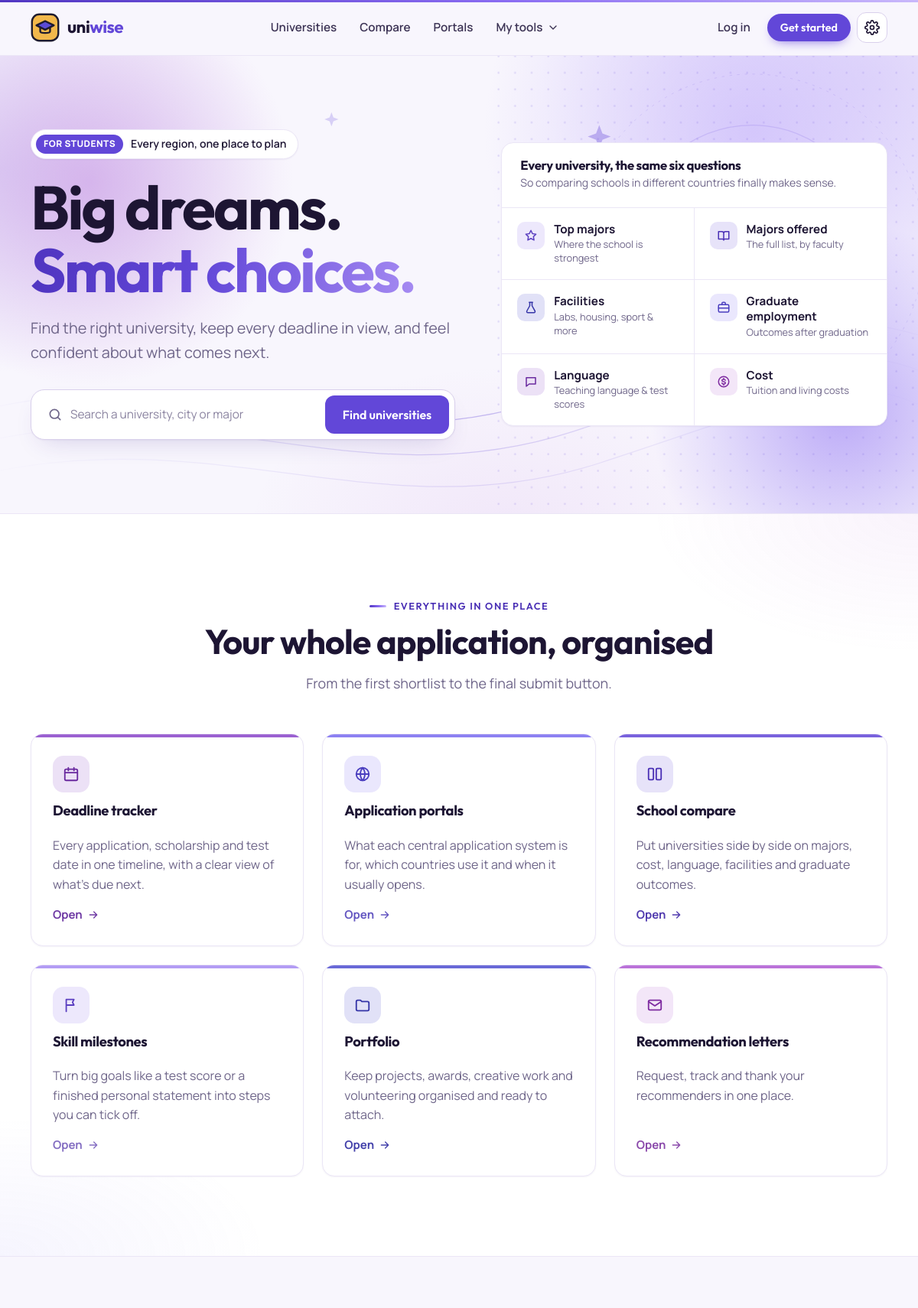
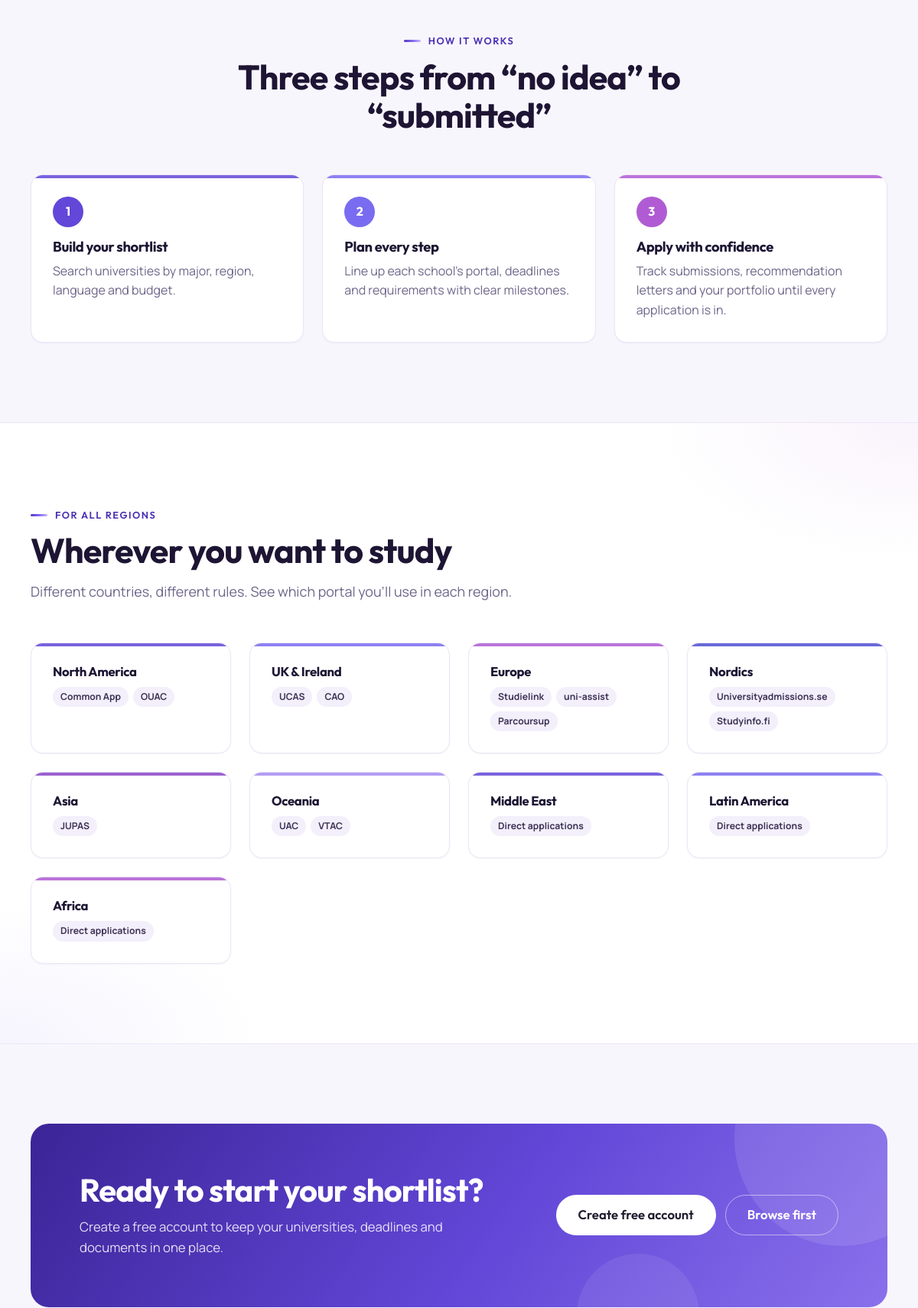
The page / (upper part) on the database its author committed (2 pictures, top to bottom).
### tables this page shows
CREATE TABLE portals (
  id                 SMALLINT UNSIGNED AUTO_INCREMENT PRIMARY KEY,
  region_id          TINYINT UNSIGNED NOT NULL,
  code               VARCHAR(6)   NOT NULL,        
  name               VARCHAR(80)  NOT NULL,
  scope              VARCHAR(120),                 
  description        VARCHAR(300),
  opens              VARCHAR(40),                  
  typical_deadlines  VARCHAR(60),                  
  website            VARCHAR(150),
  sort_order         TINYINT UNSIGNED NOT NULL DEFAULT 0,
  FOREIGN KEY (region_id) REFERENCES regions(id)
);

CREATE TABLE regions (
  id          TINYINT UNSIGNED AUTO_INCREMENT PRIMARY KEY,
  name        VARCHAR(50)  NOT NULL UNIQUE,
  slug        VARCHAR(50)  NOT NULL UNIQUE,       
  sort_order  TINYINT UNSIGNED NOT NULL DEFAULT 0
);

### includes/i18n.php (called while the page is built, shortened)
<?php
function current_lang(): string
{
    $code = $_COOKIE[LANG_COOKIE] ?? 'en';
    return isset(LANGUAGES[$code]) ? $code : 'en';
}
function t(string $text, array $vars = []): string
{
    static $dict = [];
    $lang = current_lang();
    if (!isset($dict[$lang])) {
        $file = __DIR__ . "/../lang/$lang.php";
        $dict[$lang] = ($lang !== 'en' && is_file($file)) ? require $file : [];
    }
    $out = $dict[$lang][$text] ?? $text;
    return $out;
}
function te(string $text, array $vars = []): string
{
    return e(t($text, $vars));
}

### includes/db.php (called while the page is built, shortened)
<?php
function app_config(): array
{
    static $config = null;
    if ($config === null) {
        $file = __DIR__ . '/../config/config.php';
        if (!is_file($file)) {
            $file = __DIR__ . '/../config/config.example.php';
        }
        $config = require $file;
    }
    return $config;
}
function db(): PDO
{
    $c = app_config();
    $dsn = "mysql:host={$c['db_host']};port={$c['db_port']};dbname={$c['db_name']};charset=utf8mb4";
    $pdo = new PDO($dsn, $c['db_user'], $c['db_pass'], [
        PDO::ATTR_ERRMODE            => PDO::ERRMODE_EXCEPTION,
        PDO::ATTR_DEFAULT_FETCH_MODE => PDO::FETCH_ASSOC,
        PDO::ATTR_EMULATE_PREPARES   => false,
    ]);
    return $pdo;
}

### includes/auth.php (called while the page is built, shortened)
<?php
require_once __DIR__ . '/functions.php';
require_once __DIR__ . '/db.php';
function current_user(): ?array
{
    static $loaded = false, $user = null;
    if ($loaded) return $user;
    if (empty($_SESSION['user_id'])) return null;
    return $user;
}

### index.php (the view, shortened to what this page needs)
<?php
require_once __DIR__ . '/includes/auth.php';
$regions = [];
try {
    $rows = db()->query('
        SELECT r.id, r.name, r.slug, p.name AS portal
        FROM regions r LEFT JOIN portals p ON p.region_id = r.id
        ORDER BY r.sort_order, p.sort_order')->fetchAll();
    foreach ($rows as $row) {
        $regions[$row['id']]['name'] = $row['name'];
        $regions[$row['id']]['slug'] = $row['slug'];
        $regions[$row['id']]['portals'] ??= [];
        if ($row['portal']) $regions[$row['id']]['portals'][] = $row['portal'];
    }
} catch (PDOException $e) {
    $regions = [];
}
$features = [
    ['deadlines.php', 'calendar', 'coral', 'Deadline tracker', 'Every application, scholarship and test date in one timeline, with a clear view of what’s due next.'],
    ['portals.php', 'globe', 'blue', 'Application portals', 'What each central application system is for, which countries use it and when it usually opens.'],
    ['compare.php', 'columns', 'purple', 'School compare', 'Put universities side by side on majors, cost, language, facilities and graduate outcomes.'],
    ['milestones.php', 'flag', 'yellow', 'Skill milestones', 'Turn big goals like a test score or a finished personal statement into steps you can tick off.'],
    ['portfolio.php', 'folder', 'mint', 'Portfolio', 'Keep projects, awards, creative work and volunteering organised and ready to attach.'],
    ['recommendations.php', 'mail', 'pink', 'Recommendation letters', 'Request, track and thank your recommenders in one place.'],
];
$criteria = [
    ['star', 'yellow', 'Top majors', 'Where the school is strongest'],
    ['book', 'purple', 'Majors offered', 'The full list, by faculty'],
    ['flask', 'mint', 'Facilities', 'Labs, housing, sport & more'],
    ['briefcase', 'blue', 'Graduate employment', 'Outcomes after graduation'],
    ['chat', 'coral', 'Language', 'Teaching language & test scores'],
    ['coin', 'pink', 'Cost', 'Tuition and living costs'],
];
require __DIR__ . '/includes/header.php';
?>
  <main>
    <section class="hero">
      <div class="container hero-grid">
        <div>
          <span class="pill"><span class="pill-tag"><?= te('For students') ?></span> <?= te('Every region, one place to plan') ?></span>
          <h1><?= te('Big dreams.') ?><br /><span class="accent"><?= te('Smart choices.') ?></span></h1>
          <p class="hero-lead"><?= te('Find the right university, keep every deadline in view, and feel confident about what comes next.') ?></p>
          <form class="hero-search" action="universities.php" role="search">
            <label class="input-icon">
              <?= icon('search') ?>
              <input class="input" type="search" name="q" placeholder="<?= te('Search a university, city or major') ?>" />
            </label>
            <button class="btn btn-primary" type="submit"><?= te('Find universities') ?></button>
          </form>
        </div>
        <div class="card hero-panel">
          <div class="panel-head">
            <h3><?= te('Every university, the same six questions') ?></h3>
            <p><?= te('So comparing schools in different countries finally makes sense.') ?></p>
          </div>
          <div class="criteria-list">
            <?php foreach ($criteria as [$ic, $color, $title, $text]): ?>
              <div class="criteria-item"><span class="icon-box sm <?= $color ?>"><?= icon($ic) ?></span><span><b><?= te($title) ?></b><small><?= te($text) ?></small></span></div>
            <?php endforeach; ?>
          </div>
        </div>
      </div>
    </section>
    <section class="section section-alt" id="features">
      <div class="container">
        <div class="section-head center">
          <span class="eyebrow"><?= te('Everything in one place') ?></span>
          <h2><?= te('Your whole application, organised') ?></h2>
          <p><?= te('From the first shortlist to the final submit button.') ?></p>
        </div>
        <div class="grid grid-3">
          <?php foreach ($features as [$href, $ic, $color, $title, $text]): ?>
            <a href="<?= $href ?>" class="card card-hover feature-card accent-<?= $color ?>">
              <span class="icon-box <?= $color ?>"><?= icon($ic) ?></span>
              <h3><?= te($title) ?></h3>
              <p><?= te($text) ?></p>
              <span class="link-arrow"><?= te('Open') ?> <?= icon('arrow') ?></span>
            </a>
          <?php endforeach; ?>
        </div>
      </div>
    </section>
    <section class="section" id="how-it-works">
      <div class="container">
        <div class="section-head center">
          <span class="eyebrow"><?= te('How it works') ?></span>
          <h2><?= te('Three steps from “no idea” to “submitted”') ?></h2>
        </div>
        <div class="grid grid-3">
          <div class="card step-card accent-purple"><span class="step-num">1</span><h3><?= te('Build your shortlist') ?></h3><p><?= te('Search universities by major, region, language and budget.') ?></p></div>
          <div class="card step-card accent-blue"><span class="step-num">2</span><h3><?= te('Plan every step') ?></h3><p><?= te('Line up each school’s portal, deadlines and requirements with clear milestones.') ?></p></div>
          <div class="card step-card accent-pink"><span class="step-num">3</span><h3><?= te('Apply with confidence') ?></h3><p><?= te('Track submissions, recommendation letters and your portfolio until every application is in.') ?></p></div>
        </div>
      </div>
    </section>
    <?php if ($regions): ?>
    <section class="section section-alt" id="regions">
      <div class="container">
        <div class="section-head">
          <span class="eyebrow"><?= te('For all regions') ?></span>
          <h2><?= te('Wherever you want to study') ?></h2>
          <p><?= te('Different countries, different rules. See which portal you’ll use in each region.') ?></p>
        </div>
        <div class="grid grid-4">
          <?php $accents = ['purple', 'blue', 'pink', 'mint', 'coral', 'yellow']; $ri = 0; ?>
          <?php foreach ($regions as $r): ?>
            <a href="portals.php#<?= e($r['portals'] ? $r['slug'] : 'direct') ?>" class="card card-hover region-card accent-<?= $accents[$ri++ % count($accents)] ?>">
              <h3><?= te($r['name']) ?></h3>
              <div class="portals">
                <?php if ($r['portals']): foreach ($r['portals'] as $p): ?><span class="badge"><?= e($p) ?></span><?php endforeach; else: ?><span class="badge"><?= te('Direct applications') ?></span><?php endif; ?>
              </div>
            </a>
          <?php endforeach; ?>
        </div>
      </div>
    </section>
    <?php endif; ?>
    <?php if (!$user): ?>
    <section class="section">
      <div class="container">
        <div class="cta-band">
          <div>
            <h2><?= te('Ready to start your shortlist?') ?></h2>
            <p><?= te('Create a free account to keep your universities, deadlines and documents in one place.') ?></p>
          </div>
          <div class="page-actions">
            <a href="signup.php" class="btn btn-light btn-lg"><?= te('Create free account') ?></a>
            <a href="universities.php" class="btn btn-outline-light btn-lg"><?= te('Browse first') ?></a>
          </div>
        </div>
      </div>
    </section>
    <?php endif; ?>
  </main>
<?php require __DIR__ . '/includes/footer.php'; ?>

### rows shown on the page
portals: region.name "Asia", p "JUPAS"
regions: name "Middle East"
regions: name "Latin America"
regions: name "Africa"

### other values the page prints
te('Universities') "Universities"
te('Compare') "Compare"
te('Portals') "Portals"
te('My tools') "My tools"
te('Log in') "Log in"
te('Get started') "Get started"
te('For students') "FOR STUDENTS"
te('Every region, one place to plan') "Every region, one place to plan"
te('Big dreams.') "Big dreams."
te('Find universities') "Find universities"
te('Every university, the same six questions') "Every university, the same six questions"
te('So comparing schools in different countries finally makes sense.') "So comparing schools in different countries finally makes sense."
te($title) "Top majors"
te($text) "Where the school is strongest"
te($title) "Majors offered"
